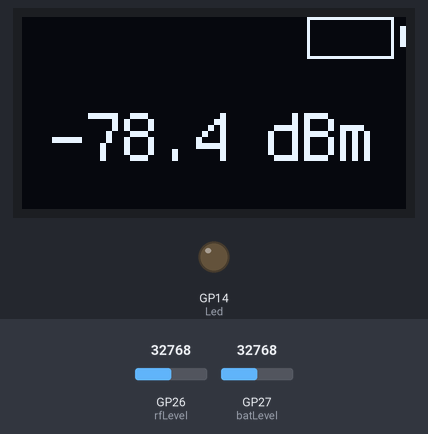
Recording of a program running on a simulated Raspberry Pi Pico running CircuitPython. On the bench: 128×64 one-colour display, output pins drawn as LEDs (lit = HIGH). Inputs (shaded band) come from the test bench; at power-on: GP27 (batLevel) = 32768, GP26 (rfLevel) = 32768 (analog values on the 0–65535 scale). What the program prints to the serial console is not drawn.

Above: at 2.2 s.
2.3 s: GP27 (batLevel) set to 30288
At 4.5 s:
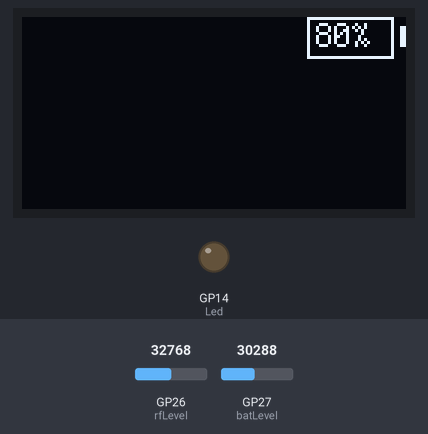
10.2 s: GP27 (batLevel) set to 28832
At 13.8 s:
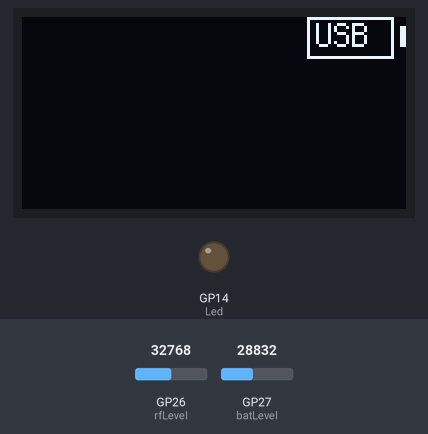
18.1 s: GP26 (rfLevel) set to 45874
At 20.5 s:
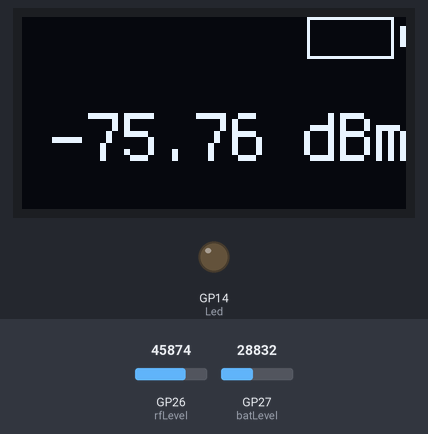
22.5 s: GP26 (rfLevel) set to 57670
At 23.8 s:
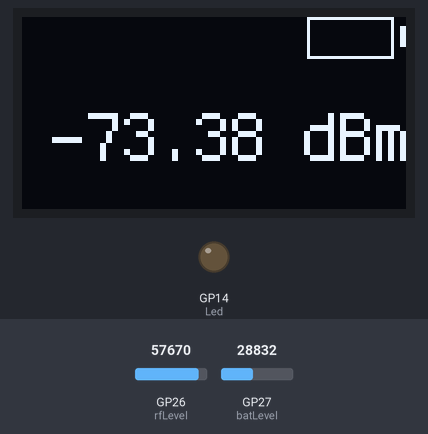
25.5 s: GP26 (rfLevel) set to 65535
At 26.3 s:
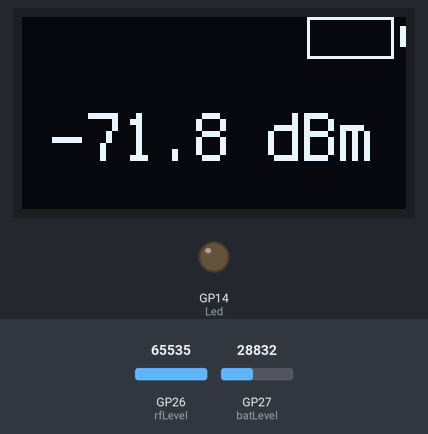
28.5 s: GP27 (batLevel) set to 45874
At 31.4 s:
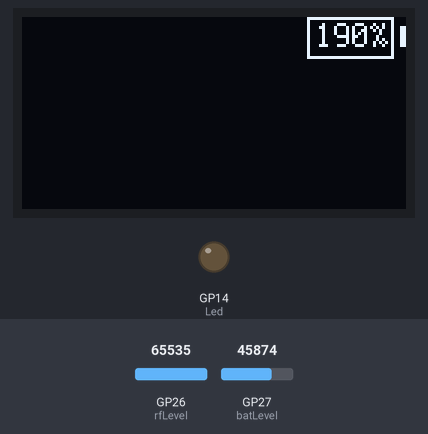
Timing chart, 0 to 32.9 s (numbered marks = the images above; inputs shaded):
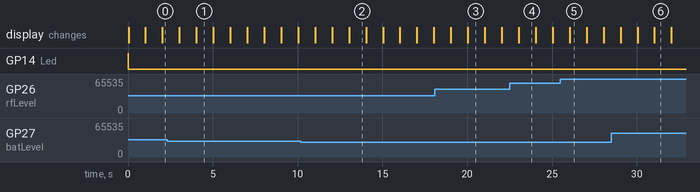

Measured:
- the behaviour switches between 29792 and 29776 on GP27 (batLevel) (found by bisection; images 1 and 2)
- after the input at 10.2 s, the display: first differs from a run without the input after 2.8 s (image 2)
- after the input at 28.5 s, the display: first differs from a run without the input after 2.5 s (image 6)
- what the display in image 1 shows lasts 1.0 s, from 4.0 s to 5.0 s

The program:

code.py
```python
import FieldStrengthMeter
import OLED
import time

FieldStrengthMeter.Led.value = False

# TODO
# - MODE SELECTOR -> Wideband/VLF/HF/VHF
# - LOG via USB-HID-KBD (json/plain enable/set via config)
# - Grafical interface ... BAT/USB-C vector + xxx% if bat
# - dB -> v/m (log press button) + calculation

OLED.drawBattery()
OLED.printMode("Wide 1-500Mhz")

while True:
    OLED.printBatPCT(FieldStrengthMeter.batPCT())
    OLED.printDb(FieldStrengthMeter.rfDbWideband())
    time.sleep(1)
```

FieldStrengthMeter.py
```python
import board
import digitalio
import analogio
import config
import math

Led = digitalio.DigitalInOut(board.GP14)
Led.direction = digitalio.Direction.OUTPUT

Led.value = True

# INPUTS

Button = digitalio.DigitalInOut(board.GP18)
Button.direction = digitalio.Direction.INPUT
Button.pull = digitalio.Pull.UP

rfLevel = analogio.AnalogIn(board.GP26)
batLevel = analogio.AnalogIn(board.GP27)

def myround(x, base=10):
    return base * round(x/base)

def batery_voltage():
    return ((batLevel.value / 65535 * batLevel.reference_voltage)*2)


def rf_millivoltage():
    return (rfLevel.value / 65535 * rfLevel.reference_voltage)*100


def batPCT():
    #return str(round(((65535/batLevel.value)*100),0))+"%"
    if (batery_voltage()-3 < 0):
        return '{message: <4}'.format(message="USB")
    else:
        return '{message: <4}'.format(message=str(myround(((batery_voltage()-2) / 1.4) * 100, 10))+"%")


# 10dB accuracy
def rfDbWideband():
    # reference mv/dB
    mvDb=25
    # all things dB
    offsetdB=-92 # Dynamic range
    transformerGain=12 # UNUN
    widebandLoss=-3 # from 0-500Mhz

    inputDb=rf_millivoltage()/mvDb
    dBm=inputDb+transformerGain+widebandLoss+offsetdB+config.antennaGainWideband
    #dbuV=dBm+107
    #returnValue=10*(((dbuV/1)-120/20))
    return '{message: <13}'.format(message=str(round(dBm,2))+" dBm")


# https://www.aaronia.com/fileadmin/media-archive/conversion_formulas.pdf
```

OLED.py
```python
# (licence header left out)
# Basic example of clearing and drawing pixels on a SSD1306 OLED oled.
# This example and library is meant to work with Adafruit CircuitPython API.

# Import all board pins.
import board
import busio
import displayio
import terminalio
import adafruit_displayio_ssd1306
from adafruit_display_text import label
from adafruit_display_shapes.rect import Rect
import time

displayio.release_displays()

# Create the I2C interface.
i2c = busio.I2C(scl=board.GP21, sda=board.GP20)

if i2c.try_lock():
    print("Starting I2C scan.")
    devices = i2c.scan()
    i2c.unlock()

    print("Found %d I2C device(s)." % (len(devices)))
    for dev in devices:
        print("  I2C address:  %d (0x%x)" % (dev, dev))

else:
    print("Unable to lock I2C interface.")

display_bus = displayio.I2CDisplay(i2c, device_address=0x3c)

display = adafruit_displayio_ssd1306.SSD1306(display_bus, width=128, height=64)

# Make the display context
splash = displayio.Group()
display.show(splash)#

# Battery symbol
rect = Rect(95, 0, (127-98), 14, fill=0xFFFFFF)
rect2 = Rect(96, 1, (127-98)-2, 12, fill=0x000000)
rect3 = Rect(126, 3, 128, 7, fill=0xFFFFFF)

def drawBattery():
    global splash

    splash.append(rect)
    splash.append(rect2)
    splash.append(rect3)

def printBatPCT(msg):
    global splash

    # Draw a label
    text_area = label.Label(terminalio.FONT, text=msg, color=0xFFFF00, x=98, y=6)
    splash.append(text_area)
    time.sleep(1)
    splash.remove(text_area)

def printMode(msg):
    global splash

    msg='{message: <6}'.format(message=msg)
    # Draw a label
    text_area = label.Label(terminalio.FONT, text=msg, color=0xFFFF00, x=1, y=6)
    splash.append(text_area)
    time.sleep(1)
    splash.remove(text_area)

def printDb(msg):
    global splash

    # Draw a label
    text_area = label.Label(terminalio.FONT, text=msg, color=0xFFFF00, x=10, y=40, scale=2)
    splash.append(text_area)
    time.sleep(1)
    splash.remove(text_area)
```

config.py
```python
# antenna gain in dB 0->3Mhz
antennaGainVLF=-2
# antenna gain in dB 3Mhz-100Mhz
antennaGainHF=-2
# antenna gain in dB > 100 Mhz
antennaGainVHF=-2
# antenna gain Wideband (1dB accuracy) till 150Mhz
antennaGainWideband=-2
```
